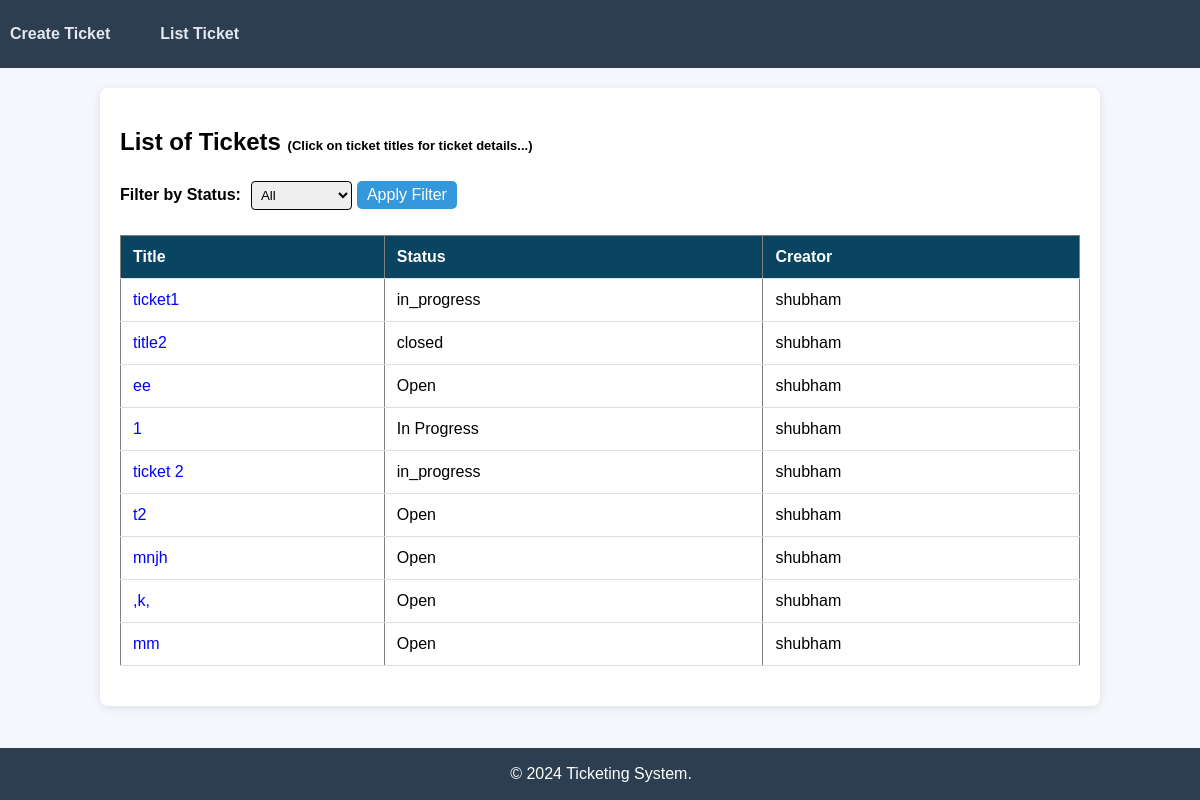
The app's page /tickets/list_ticket/, older data.
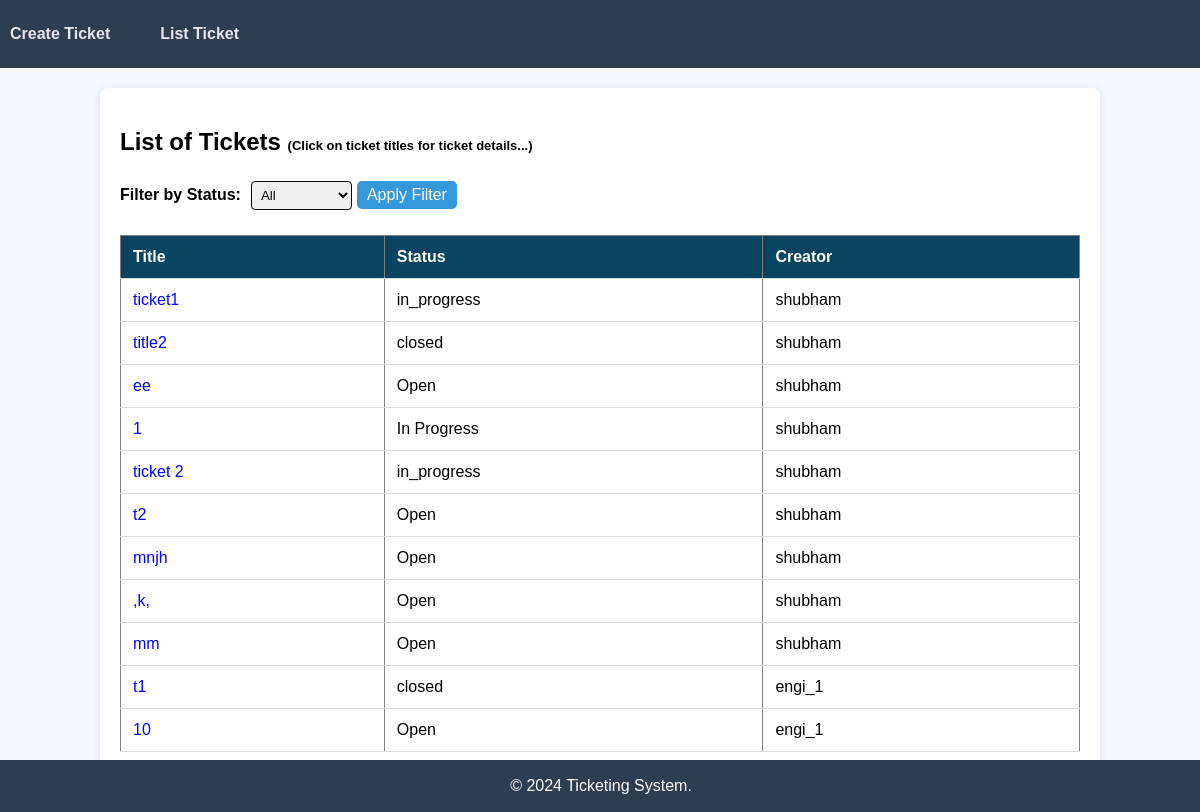
The same page, newer data.
### backend/models.py (models this page shows, shortened)
class Ticket(models.Model):
    OPEN = 'Open'
    IN_PROGRESS = 'In Progress'
    CLOSED = 'Closed'
    STATUS_CHOICES = [
        (OPEN, 'Open'),
        (IN_PROGRESS, 'In Progress'),
        (CLOSED, 'Closed'),
    ]
    title = models.CharField(max_length=255)
    description = models.TextField()
    Name_of_creator = models.ForeignKey(User, on_delete=models.CASCADE, related_name='created_tickets')
    assigned_engineer = models.ForeignKey(User, on_delete=models.SET_NULL, null=True, blank=True, related_name='assigned_tickets')
    status = models.CharField(max_length=50, choices=STATUS_CHOICES, default=OPEN)
    timestamp = models.DateTimeField(auto_now_add=True)

### backend/views.py (the view)
# urls.py: path("list_ticket/",views.list_ticket, name="list_ticket"),
def list_ticket(request):
    status_filter = request.GET.get('status', '')
    if status_filter:
        tickets = Ticket.objects.filter(status=status_filter)
    else:
        tickets = Ticket.objects.all()
    return render(request, 'tickets/list_ticket.html', {'tickets': tickets})

### backend/templates/tickets/list_ticket.html (shortened to what this page needs)
{% extends 'tickets/base.html' %}
{% block content %}
<h2>List of Tickets <span style="font-size: small;">(Click on ticket titles for ticket details...)</span></h2>
<form method="get" action="{% url 'list_ticket' %}" style="display: flex; align-items: center; gap: 5px;">
  <label for="status" style="margin-right: 5px;">Filter by Status:</label>
  <select name="status" id="status" style="width: auto; padding: 5px;">
    <option value="">All</option>
  </select>
  <button type="submit" style="padding: 5px 10px;">Apply Filter</button>
</form>
<table border="1">
  <tr>
    <th>Title</th>
    <th>Status</th>
    <th>Creator</th>
  </tr>
  {% for ticket in tickets %}
  <tr>
    <td><a href="{% url 'ticket_detail' ticket.id %}" style="color: blue;">{{ ticket.title }}</a></td>
    <td>{{ ticket.status }}</td>
    <td>{{ ticket.Name_of_creator }}</td>
  </tr>
  {% endfor %}
</table>
{% endblock %}

### backend/templates/tickets/base.html (shortened to what this page needs)
<!DOCTYPE html>
<html lang="en">
<head>
    <link rel="stylesheet" href="https://cdnjs.cloudflare.com/ajax/libs/font-awesome/5.15.4/css/all.min.css">
</head>
<body>
    <header>
        <nav>
            <ul class="nav-list">
                <li><a href="{% url 'create_ticket' %}" style="color: rgb(230, 230, 238);">Create Ticket</a></li>
                <li><a href="{% url 'list_ticket' %}" style="color: rgb(230, 230, 238);">List Ticket</a></li>
            </ul>
        </nav>
    </header>
    <main>
        <div class="container">
            {% block content %}{% endblock %}
        </div>
    </main>
    <footer>
        <p>&copy; 2024 Ticketing System.</p>
    </footer>
</body>
</html>

### backend/templates/tickets/base.html (style rules this page uses)
body { font-family: Arial, sans-serif; background-color: #f4f7fc; margin: 0; padding: 0; }
header { background-color: #2c3e50; color: white; padding: 15px 0; text-align: left; }
.container { width: 80%; margin: 20px auto; background-color: white; padding: 20px; box-shadow: 0 2px 10px rgba(0, 0, 0, 0.1); border-radius: 8px; }
label { font-weight: bold; }
input[type="text"], textarea, select { width: 100%; padding: 10px; margin: 5px 0; border: 1px solid #080101; border-radius: 4px; }
button[type="submit"] { background-color: #3498db; color: white; border: none; padding: 10px 20px; font-size: 16px; cursor: pointer; border-radius: 5px; transition: background-color 0.3s ease; }
footer { background-color: #2c3e50; color: white; text-align: center; padding: 1px; position: fixed; bottom: 0; width: 100%; }
.nav-list { list-style-type: none; display: flex; gap: 50px; margin: 0; padding: 0; padding: 10px; }
.nav-list li { display: inline; }
.nav-list a { text-decoration: none; color: rgb(230, 230, 238); font-weight: bold; }

### backend/templates/tickets/list_ticket.html (style rules this page uses)
table { width: 100%; border-collapse: collapse; margin: 20px 0; font-size: 16px; text-align: left; }
th, td { padding: 12px; border-bottom: 1px solid #ddd; }
th { background-color: #094561; color: white; }
a { color: #032758; text-decoration: none; }

Row changes from the older to the newer data that the page shows:
added Ticket: title "t1", status "closed", Name_of_creator "engi_1"
added Ticket: title "10", status "Open", Name_of_creator "engi_1"
